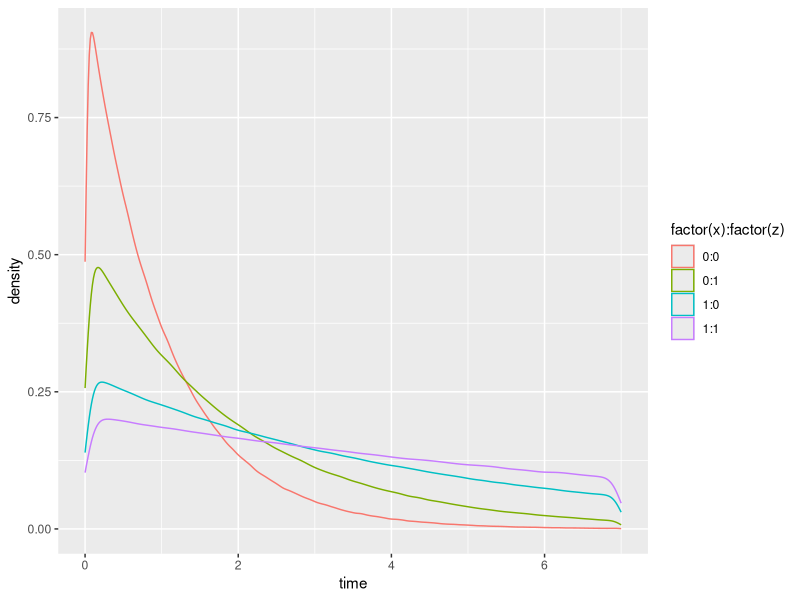

Source code (R):
library(ggplot2)

n <- 1e7

pix <- 0.6
piz <- 0.4

beta <- -pix/(1-pix)
gamma <- -piz/(1-piz)
rho <- 0.3

basehaz <- 1

x <- rbinom(n = n, size = 1, prob = pix)
#x <- factor(x, levels = c("1","0"))

z <- rbinom(n = n, size = 1, prob = piz)
#z <- factor(z, levels = sort(unique(z), decreasing = T))
base_tb <- table(factor(x, levels = 1:0), factor(z, levels = 1:0))/n

time <- rexp(n = n, rate = basehaz*exp(beta*x + gamma*z))
time2 <- rexp(n = n, rate = basehaz + beta*x + gamma*x*z)

df <- data.frame(time, time2, x, z)

ggplot(data = df, aes(x = time, col = factor(x):factor(z))) + geom_density(alpha = 0.3) + xlim(0,7)
#ggplot(data = subset(df, time2 < 2), aes(x = time2, col = factor(x):factor(z))) + geom_density(alpha = 0.3)

#dist at time t
foo_tb <- function(t = 1, counts = F){
  df_sub <- subset(df, time > t)
  out <-
  if(counts){
    table(factor(df_sub$x, levels = 1:0), factor(df_sub$z, levels = 1:0))
  }else{
    table(factor(df_sub$x, levels = 1:0), factor(df_sub$z, levels = 1:0))/nrow(df_sub)*100
  }
  #marginals
  pix_mar <-     table(factor(df_sub$x, levels = 1:0))/nrow(df_sub)
  piz_mar <-     table(factor(df_sub$z, levels = 1:0))/nrow(df_sub)
  
  #Indep Tabel
  
  out_indep <- outer(X = pix_mar, Y = piz_mar, FUN = "*")*100
  base = outer(X = c(pix, 1-pix), Y = c(piz, 1-piz), FUN = "*")*100
  marg_obs <- matrix(c(pix_mar, piz_mar),byrow = T, 2)*100
  rownames(marg_obs) <- c("X", "Z");colnames(marg_obs) <- c("%1", "%0")
  
  return(list(Baseline_true = base, Observed= out, MarginalsObserved = marg_obs, Indep = out_indep))

}

base_tb*100;outer(X = c(pix, 1-pix), Y = c(piz, 1-piz), FUN = "*")*100

foo_tb(0)
foo_tb(1)
foo_tb(2.5)
foo_tb(5)
foo_tb(10)

#independence broken!
chisq.test(base_tb*n)
chisq.test(foo_tb(t = 0.1, counts = T)$Observed)

#check dist √:
foo_dist <- function(i = 1, j = 1, t = 2.5, A_0 = function(s) s){
  ifelse(i,pix,1-pix)*ifelse(j, piz, 1-piz)*exp(-A_0(t)*exp(i*beta + j*gamma)) /
    (
        exp(-A_0(t)*exp(0*beta + 0*gamma))*(1-pix)*(1-piz) +
        exp(-A_0(t)*exp(1*beta + 0*gamma))*(pix)*(1-piz) +
        exp(-A_0(t)*exp(0*beta + 1*gamma))*(1-pix)*(piz) +
        exp(-A_0(t)*exp(1*beta + 1*gamma))*(pix)*(piz) 
        
    )
}
#another parameterization 
foo_dist <- function(i = 1, j = 1, t = 2.5, A_0 = function(s) s){
  ifelse(i,pix,1-pix)*ifelse(j, piz, 1-piz) /
    (
      exp(A_0(t)*(exp(i*beta + j*gamma) - exp(0*beta + 0*gamma)))*(1-pix)*(1-piz) +
        exp(A_0(t)*(exp(i*beta + j*gamma) - exp(1*beta + 0*gamma)))*(pix)*(1-piz) +
        exp(A_0(t)*(exp(i*beta + j*gamma) - exp(0*beta + 1*gamma)))*(1-pix)*(piz) +
        exp(A_0(t)*(exp(i*beta + j*gamma) - exp(1*beta + 1*gamma)))*(pix)*(piz) 
      
    )
}
foo_tb(1)
matrix(c(foo_dist(t = 1), foo_dist(j = 1, t = 1),
         foo_dist(i = 0, t = 1), foo_dist(i = 0, j = 0, t = 1)), byrow = T, 2)

foo_tb(2.5)
foo_dist(t = 2.5)


foo_tb(70)
foo_dist(t = 70)

#marginal dist.
foo_marg_x <- function(i = 1, t = 2.5, A_0 = function(s) s){
  (exp(-A_0(t)*exp(i*beta + 0))*(1-piz)*ifelse(i,pix,1-pix) + exp(-A_0(t)*exp(i*beta + gamma))*(piz)*ifelse(i,pix,1-pix))  /
    (
      exp(-A_0(t)*exp(0*beta + 0*gamma))*(1-pix)*(1-piz) +
        exp(-A_0(t)*exp(1*beta + 0*gamma))*(pix)*(1-piz) +
        exp(-A_0(t)*exp(0*beta + 1*gamma))*(1-pix)*(piz) +
        exp(-A_0(t)*exp(1*beta + 1*gamma))*(pix)*(piz) 
      
    )
}

foo_tb(t = 2)$MarginalsObserved
foo_marg_x(i = 1, t = 2) 
